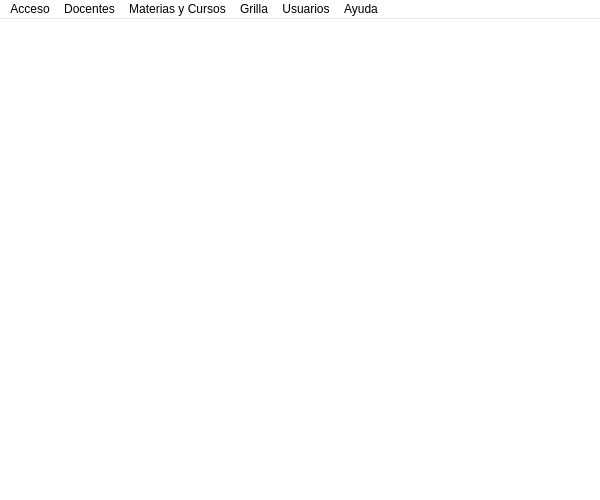
<?xml version="1.0" encoding="UTF-8"?>
<ui version="4.0">
 <class>MainWindow</class>
 <widget class="QMainWindow" name="MainWindow">
  <property name="geometry">
   <rect>
    <x>0</x>
    <y>0</y>
    <width>600</width>
    <height>500</height>
   </rect>
  </property>
  <property name="sizePolicy">
   <sizepolicy hsizetype="Fixed" vsizetype="Fixed">
    <horstretch>0</horstretch>
    <verstretch>0</verstretch>
   </sizepolicy>
  </property>
  <property name="minimumSize">
   <size>
    <width>600</width>
    <height>500</height>
   </size>
  </property>
  <property name="maximumSize">
   <size>
    <width>600</width>
    <height>500</height>
   </size>
  </property>
  <property name="palette">
   <palette>
    <active>
     <colorrole role="Base">
      <brush brushstyle="SolidPattern">
       <color alpha="255">
        <red>255</red>
        <green>255</green>
        <blue>255</blue>
       </color>
      </brush>
     </colorrole>
     <colorrole role="Window">
      <brush brushstyle="SolidPattern">
       <color alpha="255">
        <red>255</red>
        <green>255</green>
        <blue>255</blue>
       </color>
      </brush>
     </colorrole>
    </active>
    <inactive>
     <colorrole role="Base">
      <brush brushstyle="SolidPattern">
       <color alpha="255">
        <red>255</red>
        <green>255</green>
        <blue>255</blue>
       </color>
      </brush>
     </colorrole>
     <colorrole role="Window">
      <brush brushstyle="SolidPattern">
       <color alpha="255">
        <red>255</red>
        <green>255</green>
        <blue>255</blue>
       </color>
      </brush>
     </colorrole>
    </inactive>
    <disabled>
     <colorrole role="Base">
      <brush brushstyle="SolidPattern">
       <color alpha="255">
        <red>255</red>
        <green>255</green>
        <blue>255</blue>
       </color>
      </brush>
     </colorrole>
     <colorrole role="Window">
      <brush brushstyle="SolidPattern">
       <color alpha="255">
        <red>255</red>
        <green>255</green>
        <blue>255</blue>
       </color>
      </brush>
     </colorrole>
    </disabled>
   </palette>
  </property>
  <property name="windowTitle">
   <string>Docentes y Horarios - El Tato - Secundaria</string>
  </property>
  <property name="windowIcon">
   <iconset>
    <normaloff>../../../.designer/backup/elTato.ico</normaloff>../../../.designer/backup/elTato.ico</iconset>
  </property>
  <property name="styleSheet">
   <string notr="true"/>
  </property>
  <property name="documentMode">
   <bool>false</bool>
  </property>
  <widget class="QWidget" name="centralwidget">
   <widget class="QLabel" name="lblLogoCentro">
    <property name="geometry">
     <rect>
      <x>210</x>
      <y>150</y>
      <width>171</width>
      <height>171</height>
     </rect>
    </property>
    <property name="text">
     <string/>
    </property>
    <property name="pixmap">
     <pixmap>images/elTatoCentro.png</pixmap>
    </property>
   </widget>
   <widget class="QLabel" name="lblXY">
    <property name="geometry">
     <rect>
      <x>670</x>
      <y>0</y>
      <width>121</width>
      <height>20</height>
     </rect>
    </property>
    <property name="font">
     <font>
      <pointsize>8</pointsize>
     </font>
    </property>
    <property name="text">
     <string/>
    </property>
    <property name="alignment">
     <set>Qt::AlignRight|Qt::AlignTop|Qt::AlignTrailing</set>
    </property>
   </widget>
  </widget>
  <widget class="QMenuBar" name="menubar">
   <property name="geometry">
    <rect>
     <x>0</x>
     <y>0</y>
     <width>600</width>
     <height>21</height>
    </rect>
   </property>
   <property name="defaultUp">
    <bool>false</bool>
   </property>
   <widget class="QMenu" name="menuAcceso">
    <property name="title">
     <string>Acceso</string>
    </property>
    <addaction name="actionCambiar_Usuario"/>
    <addaction name="separator"/>
    <addaction name="actionSalir"/>
   </widget>
   <widget class="QMenu" name="menuDocentes">
    <property name="enabled">
     <bool>true</bool>
    </property>
    <property name="title">
     <string>Docentes</string>
    </property>
    <widget class="QMenu" name="menuAdministrar_Docentes">
     <property name="title">
      <string>Administrar Docentes</string>
     </property>
     <addaction name="actionAlta_de_Docentes"/>
     <addaction name="actionModificacion_de_Docentes"/>
    </widget>
    <addaction name="menuAdministrar_Docentes"/>
    <addaction name="actionCargar_Disponibilidad"/>
   </widget>
   <widget class="QMenu" name="menuCursos_y_Materias">
    <property name="title">
     <string>Materias y Cursos</string>
    </property>
    <addaction name="actionAgregar_Materias"/>
    <addaction name="actionAdministrarCursos"/>
   </widget>
   <widget class="QMenu" name="menuGrilla">
    <property name="title">
     <string>Grilla</string>
    </property>
    <addaction name="actionConfeccionar_Grilla"/>
    <addaction name="actionConsultar_Grilla"/>
   </widget>
   <widget class="QMenu" name="menuUsuarios">
    <property name="title">
     <string>Usuarios</string>
    </property>
    <addaction name="actionAdministrar_Usuarios"/>
   </widget>
   <widget class="QMenu" name="menuAyuda">
    <property name="title">
     <string>Ayuda</string>
    </property>
    <addaction name="actionAcerca_de"/>
   </widget>
   <addaction name="menuAcceso"/>
   <addaction name="menuDocentes"/>
   <addaction name="menuCursos_y_Materias"/>
   <addaction name="menuGrilla"/>
   <addaction name="menuUsuarios"/>
   <addaction name="menuAyuda"/>
  </widget>
  <action name="actionCambiar_Usuario">
   <property name="text">
    <string>Cambiar Usuario</string>
   </property>
   <property name="toolTip">
    <string>Cambiar Usuario</string>
   </property>
   <property name="statusTip">
    <string>Cambia de usuario sin salir</string>
   </property>
  </action>
  <action name="actionSalir">
   <property name="text">
    <string>Salir</string>
   </property>
   <property name="statusTip">
    <string>Salir de la Aplicacion</string>
   </property>
  </action>
  <action name="actionCargar_Disponibilidad">
   <property name="text">
    <string>Cargar Disponibilidad</string>
   </property>
   <property name="toolTip">
    <string>Carga disponibilidad de los docentes</string>
   </property>
   <property name="statusTip">
    <string>Carga disponibilidad de los docentes</string>
   </property>
  </action>
  <action name="actionAdministrar_Cursos">
   <property name="text">
    <string>Administrar Cursos</string>
   </property>
  </action>
  <action name="actionAgregar_Materias">
   <property name="text">
    <string>Administrar Materias</string>
   </property>
   <property name="toolTip">
    <string>Alta, y Modificacion de Materias</string>
   </property>
   <property name="statusTip">
    <string>Alta y Modificacion de Materias</string>
   </property>
  </action>
  <action name="actionConfeccionar_Grilla">
   <property name="text">
    <string>Confeccionar Grilla</string>
   </property>
   <property name="toolTip">
    <string>Confecciona Automaticamente la Grilla</string>
   </property>
   <property name="statusTip">
    <string>Confecciona Automaticamente la Grilla</string>
   </property>
  </action>
  <action name="actionConsultar_Grilla">
   <property name="text">
    <string>Consultar Grilla</string>
   </property>
   <property name="toolTip">
    <string>Consulta Grillas Creadas</string>
   </property>
   <property name="statusTip">
    <string>Consulta Grillas Creadas</string>
   </property>
  </action>
  <action name="actionEditar_Grilla">
   <property name="text">
    <string>Editar Grilla</string>
   </property>
  </action>
  <action name="actionAdministrar_Usuarios">
   <property name="text">
    <string>Administrar Usuarios</string>
   </property>
   <property name="statusTip">
    <string>ABM de usuarios</string>
   </property>
  </action>
  <action name="actionLicencia">
   <property name="text">
    <string>Licencia</string>
   </property>
  </action>
  <action name="actionAcerca_de">
   <property name="text">
    <string>Acerca de...</string>
   </property>
   <property name="statusTip">
    <string>Sobre esta App</string>
   </property>
  </action>
  <action name="actionAlta_de_Docentes">
   <property name="text">
    <string>Alta de Docentes</string>
   </property>
   <property name="toolTip">
    <string>Agrega nuevos docentes</string>
   </property>
   <property name="statusTip">
    <string>Agrega nuevos docentes</string>
   </property>
  </action>
  <action name="actionModificacion_de_Docentes">
   <property name="text">
    <string>Modificacion de Docentes</string>
   </property>
   <property name="toolTip">
    <string>Modifica los docentes cargados</string>
   </property>
   <property name="statusTip">
    <string>Modifica los docentes cargados</string>
   </property>
  </action>
  <action name="actionAdministrarCursos">
   <property name="text">
    <string>Configurar Cursos</string>
   </property>
   <property name="toolTip">
    <string>Configura Cursos disponibles en el Año Lectivo</string>
   </property>
   <property name="statusTip">
    <string>Configura Cursos disponibles en el Año Lectivo</string>
   </property>
  </action>
 </widget>
 <resources/>
 <connections/>
</ui>
